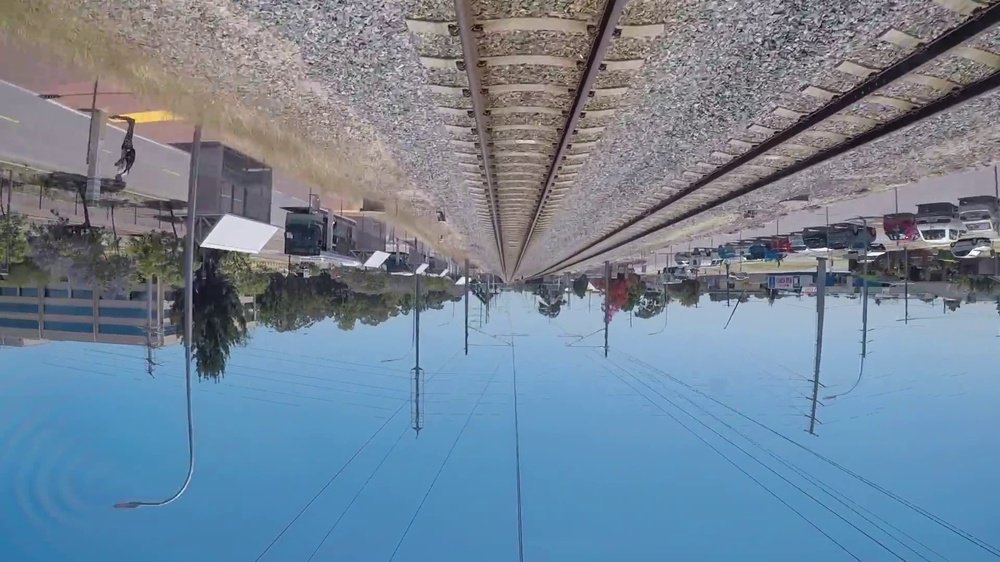
#> input picture dataset/aug_jpgs/rs00012_aug_0.jpg, 1000 x 562 px, shrunk from 1920 x 1080 before the run, found by its file name
$ python viz_image.py
#> lines starting #> are read from the running program, lines starting #| are printed output that depends on the picture; after the words box and inside, x2 and y2 are one past the last pixel; in counts of white or black regions, pixels touching at a corner belong together
#==============================================
# 语义分割数据集的可视化查看
# 目前已经实现单张图片
# lichuan
# lc@dlc618.com
# 2021.7.2
#==============================================

import matplotlib.pyplot as plt
import cv2


def plot_img_and_mask(img, mask):

    # =================================
    # jpg 和 mask 单独显示
    # =================================

    # 根据mask文件的通道数判断类别
    # img = cv2.cvtColor(img, cv2.COLOR_BGR2RGB)
    # classes = mask.shape[2] if len(mask.shape) > 2 else 1
    # fig, ax = plt.subplots(1, classes + 1)

    # ax[0].set_title('JPG')
    # ax[0].imshow(img)
    # if classes > 1:
    #     for i in range(classes):
    #         ax[i+1].set_title(f'Output mask (class {i+1})')
    #         ax[i+1].imshow(mask[:, :, i])
    # else:
    #     ax[1].set_title(f'Mask')
    #     ax[1].imshow(mask)
    # plt.xticks([]), plt.yticks([])
    # plt.show()

    # =================================
    # jpg 和 mask 叠加显示
    # =================================
    contours, hierarchy = cv2.findContours(mask, cv2.RETR_TREE, cv2.CHAIN_APPROX_SIMPLE)
    img_fill = img.copy()
    for i in range(len(contours)):
        # 轮廓
        # cv2.drawContours(img, contours[i], -1, (0, 0, 255), 3)
        # 内部填充
        cv2.fillConvexPoly(img_fill, contours[i], (0, 0, 255))

    # 按权重叠加
    img_viz = cv2.addWeighted(img, 0.6, img_fill, 0.4, 0)

    cv2.imshow('img',img_viz)
    cv2.waitKey(0)


if __name__ == '__main__':


    img = cv2.imread('/media/lcq/Data/modle_and_code/DataSet/Segmentation_Dataset_Tools/dataset/aug_jpgs/rs00012_aug_0.jpg')
#> img is the input picture: shape (562, 1000, 3); mean B, G, R 151.2, 132.6, 114.1
    # mask文件单通道读取
    mask = cv2.imread('/media/lcq/Data/modle_and_code/DataSet/Segmentation_Dataset_Tools/dataset/aug_masks/rs00012_aug_0.png',0)
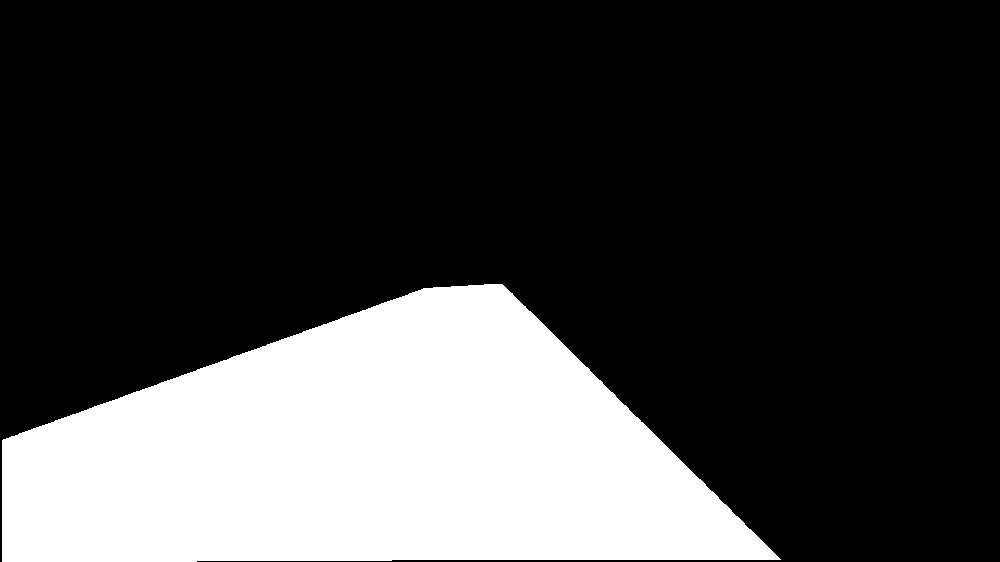
#> input picture dataset/aug_masks/rs00012_aug_0.png, 1000 x 562 px, shrunk from 1920 x 1080 before the run, found by its file name
#> mask: shape (562, 1000); values 0 (black) and 1 (white), 25.5% white; 1 white region

    plot_img_and_mask(img, mask)
#> in plot_img_and_mask, `contours, hierarchy = cv2.findContours(mask, cv2.RETR_TREE, cv2.CHAIN_..`: contours = 1 contour; box (x1, y1, x2, y2) and area: (2, 284, 781, 562) 142487
#> the loop in plot_img_and_mask, `for i in range(len(contours)):` made 1 pass
#> after the loop in plot_img_and_mask, `for i in range(len(contours)):`:
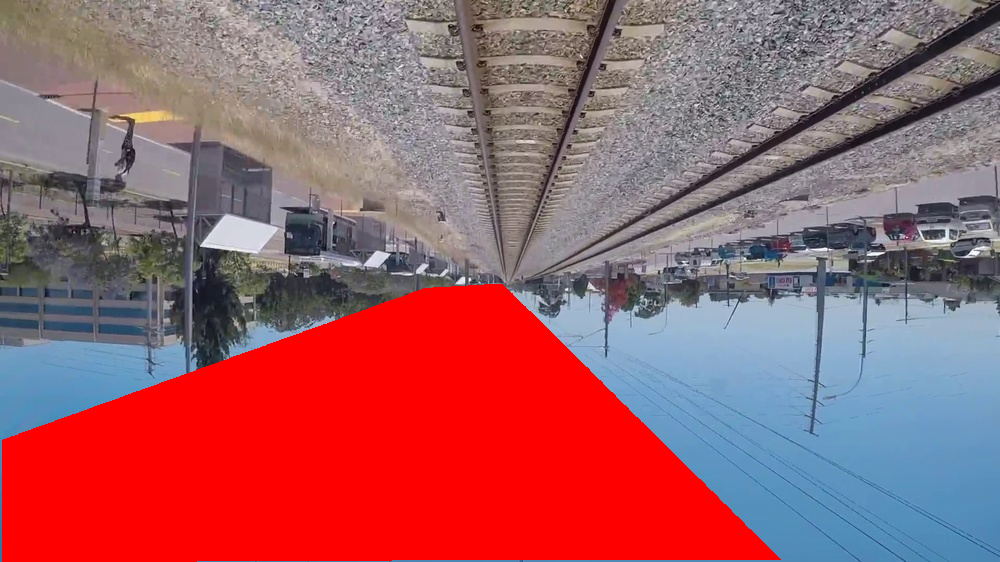
#> img_fill: shape (562, 1000, 3); mean B, G, R 103.8, 95.8, 156.4
#> in plot_img_and_mask, `img_viz = cv2.addWeighted(img, 0.6, img_fill, 0.4, 0)`:
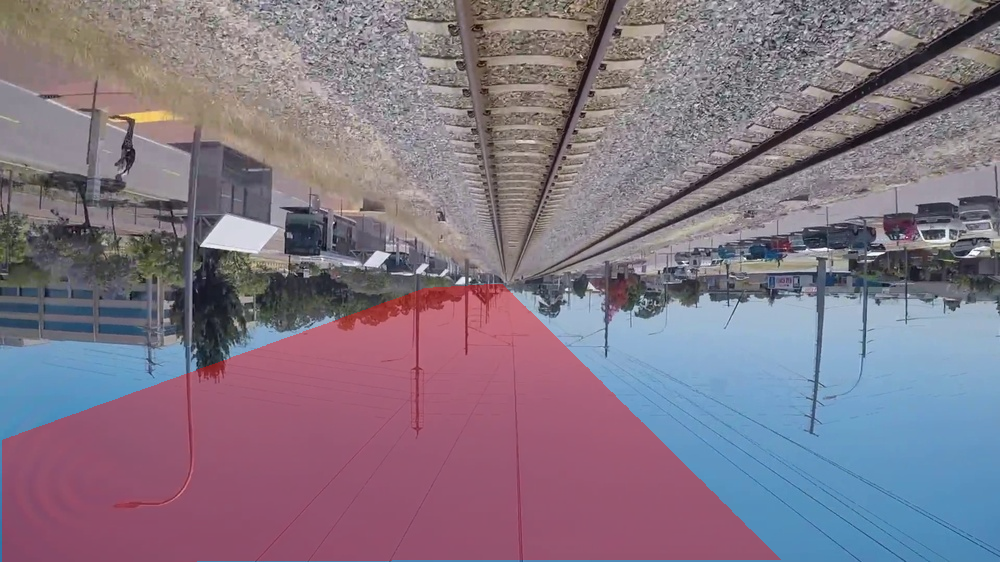
#> img_viz: shape (562, 1000, 3); mean B, G, R 132.3, 117.9, 131
